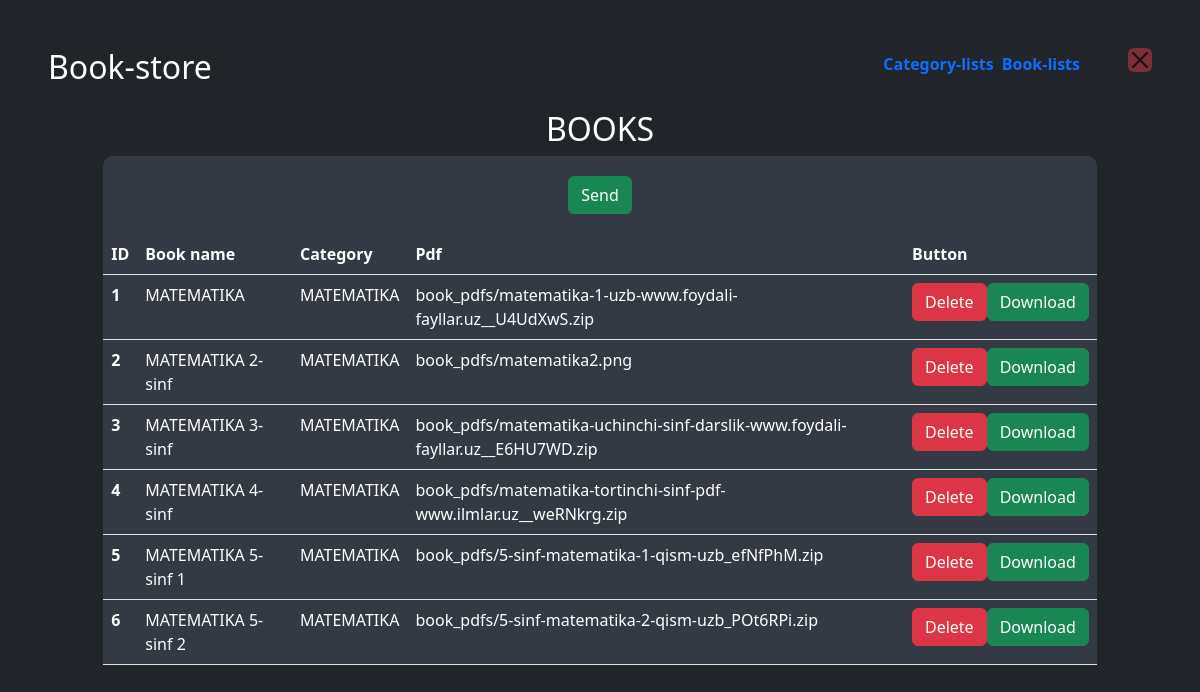
Screenshot of /admin_sort/47/ with the database file from the repository.
### book/models.py (models this page shows)
class Book(models.Model):
    name = models.CharField(max_length=255)
    category = models.ForeignKey(Category, on_delete=models.CASCADE)
    cover = models.ImageField(upload_to='book_covers/')
    book_pdf = models.FileField(upload_to='book_pdfs/')

class Category(models.Model):
    name = models.CharField(max_length=100)
    category_img = models.ImageField(upload_to='category_img/', null=True)
    def __str__(self):
        return self.name

### book/views.py (the view)
# urls.py: path('admin_sort/<int:pk>/', admin_sort),
def admin_sort(request, pk):
    book = Book.objects.filter(category=pk)
    book_pdf = Book.objects.all()
    if book:
        return render(request, 'book/admin-lists.html', {'book': book})
    else:
        test = "NOT FOUND"
        return render(request, 'book/admin-lists.html', {'test': test})

### book/templates/book/admin-lists.html (shortened to what this page needs)
{% extends 'book/admin-page.html' %}
{% load crispy_forms_tags %}
{% block header %}
    <header class="mb-auto w- h-5" >
    <div>
      <h2 class="float-md-start mb-0">Book-store</h2>
        <nav class="nav nav-masthead justify-content-center float-md-end">
        <a class="nav-link fw-bold py-1 px-0 active me-2" aria-current="page" href="{% url 'admin' %}" id="aa">Category-lists</a>
        <a class="nav-link fw-bold py-1 px-0 active me-5" aria-current="page" href="{% url 'lists' %}" id="a">Book-lists</a>
        <a href="{% url 'index' %}"><button type="button" class="btn-close bg-danger" aria-label="Close"></button></a>
        </nav>
    </div>
    </header>
{% endblock %}
{% block body %}
<h2>BOOKS</h2>
    <center>
        <div class="d-flex" style="width: 90%; height: auto; display: flex; justify-content: center; flex-wrap: wrap; background-color: #343a43; border-top-left-radius: 10px; border-top-right-radius: 10px; padding: 20px;">
      <form action="/add-book/" method="post" enctype="multipart/form-data">
          {% if test %}
            <h2>{{ test }}</h2>
        {% else %}
            <button type="submit" class="btn btn-success">Send</button>
        {% endif %}
        </form>
        </div>
    </center>
<center>
<div class="d-flex mb-5" style="width: 90%; background-color: #343a43 color: white; border-bottom-left-radius: 10px; border-bottom-right-radius: 10px;">
<table class="table">
  <thead>
    <tr>
      <th scope="col" style="color: white; background-color: #343a43">ID</th>
      <th scope="col" style="color: white; background-color: #343a43">Book name</th>
      <th scope="col" style="color: white; background-color: #343a43">Category</th>
      <th scope="col" style="color: white; background-color: #343a43">Pdf</th>
      <th scope="col" style="color: white; background-color: #343a43">Button</th>
    </tr>
  </thead>
  <tbody>
  {% for i in book %}
    <tr>
      <th scope="row" style="color: white; background-color: #343a43">{{ forloop.counter }}</th>
        <td style="color: white; background-color: #343a43">{{ i.name }}</td>
        <td style="color: white; background-color: #343a43">{{ i.category }}</td>
        <td style="color: white; background-color: #343a43">{{ i.book_pdf }}</td>
        <td style="color: white; background-color: #343a43">
          <div class="btn-group" role="group" aria-label="Basic mixed styles example">
          <form action="/delete-book/{{ i.id }}/" method="post">
            <button type="submit" class="btn btn-danger">Delete</button>
          </form>
              <a href="/media/{{ i.book_pdf }}" download><button type="button" class="btn btn-success">Download</button></a>
</div>
      </td>
    </tr>
  {% endfor %}
  </tbody>
</table>
</div>
</center>
{% endblock %}

### book/templates/book/index.html (style rules this page uses)
th { background-color: #343a43; }

### rows the page displays
Book: name "MATEMATIKA", category "MATEMATIKA", book_pdf "book_pdfs/matematika-1-uzb-www.foydali-fayllar.uz__U4UdXwS.zip"
Book: name "MATEMATIKA 2-sinf", category "MATEMATIKA", book_pdf "book_pdfs/matematika2.png"
Book: name "MATEMATIKA 3-sinf", category "MATEMATIKA", book_pdf "book_pdfs/matematika-uchinchi-sinf-darslik-www.foydali-fayllar.uz__E6HU7WD.zip"
Book: name "MATEMATIKA 4-sinf", category "MATEMATIKA", book_pdf "book_pdfs/matematika-tortinchi-sinf-pdf-www.ilmlar.uz__weRNkrg.zip"
Book: name "MATEMATIKA 5-sinf 1", category "MATEMATIKA", book_pdf "book_pdfs/5-sinf-matematika-1-qism-uzb_efNfPhM.zip"
Book: name "MATEMATIKA 5-sinf 2", category "MATEMATIKA", book_pdf "book_pdfs/5-sinf-matematika-2-qism-uzb_POt6RPi.zip"
